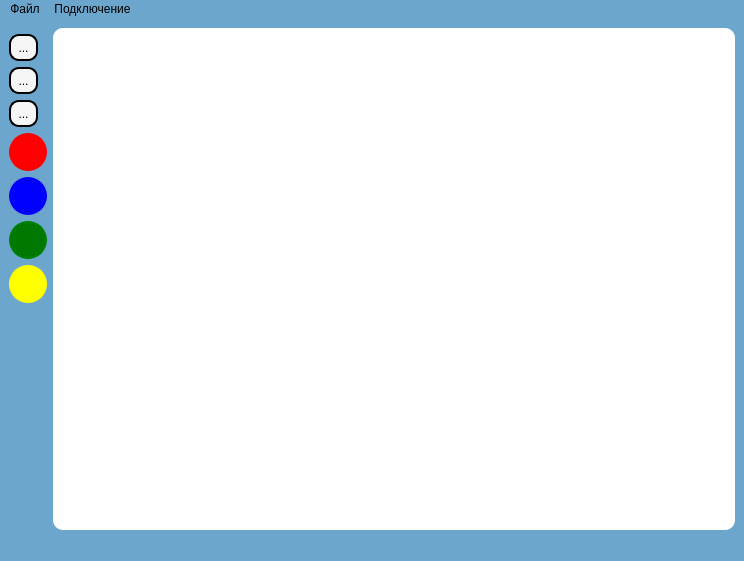
<?xml version="1.0" encoding="UTF-8"?>
<ui version="4.0">
 <class>Main_Window</class>
 <widget class="QMainWindow" name="Main_Window">
  <property name="geometry">
   <rect>
    <x>0</x>
    <y>0</y>
    <width>744</width>
    <height>561</height>
   </rect>
  </property>
  <property name="windowTitle">
   <string>Paint Online</string>
  </property>
  <property name="windowIcon">
   <iconset>
    <normaloff>icon.png</normaloff>icon.png</iconset>
  </property>
  <property name="autoFillBackground">
   <bool>false</bool>
  </property>
  <property name="styleSheet">
   <string notr="true">background-color: rgb(108, 166, 205);</string>
  </property>
  <widget class="QWidget" name="centralwidget">
   <layout class="QGridLayout" name="gridLayout">
    <item row="1" column="9" rowspan="14">
     <widget class="QScrollArea" name="scrollArea">
      <property name="enabled">
       <bool>true</bool>
      </property>
      <property name="autoFillBackground">
       <bool>false</bool>
      </property>
      <property name="styleSheet">
       <string notr="true">background-color: rgb(255, 255, 255);

border-radius: 10px;
padding: 5 5px;</string>
      </property>
      <property name="widgetResizable">
       <bool>true</bool>
      </property>
      <widget class="QWidget" name="scrollAreaWidgetContents">
       <property name="geometry">
        <rect>
         <x>0</x>
         <y>0</y>
         <width>662</width>
         <height>482</height>
        </rect>
       </property>
      </widget>
     </widget>
    </item>
    <item row="2" column="8">
     <widget class="QToolButton" name="button_pencil">
      <property name="palette">
       <palette>
        <active>
         <colorrole role="Button">
          <brush brushstyle="SolidPattern">
           <color alpha="255">
            <red>245</red>
            <green>245</green>
            <blue>245</blue>
           </color>
          </brush>
         </colorrole>
         <colorrole role="Base">
          <brush brushstyle="SolidPattern">
           <color alpha="255">
            <red>245</red>
            <green>245</green>
            <blue>245</blue>
           </color>
          </brush>
         </colorrole>
         <colorrole role="Window">
          <brush brushstyle="SolidPattern">
           <color alpha="255">
            <red>245</red>
            <green>245</green>
            <blue>245</blue>
           </color>
          </brush>
         </colorrole>
        </active>
        <inactive>
         <colorrole role="Button">
          <brush brushstyle="SolidPattern">
           <color alpha="255">
            <red>245</red>
            <green>245</green>
            <blue>245</blue>
           </color>
          </brush>
         </colorrole>
         <colorrole role="Base">
          <brush brushstyle="SolidPattern">
           <color alpha="255">
            <red>245</red>
            <green>245</green>
            <blue>245</blue>
           </color>
          </brush>
         </colorrole>
         <colorrole role="Window">
          <brush brushstyle="SolidPattern">
           <color alpha="255">
            <red>245</red>
            <green>245</green>
            <blue>245</blue>
           </color>
          </brush>
         </colorrole>
        </inactive>
        <disabled>
         <colorrole role="Button">
          <brush brushstyle="SolidPattern">
           <color alpha="255">
            <red>245</red>
            <green>245</green>
            <blue>245</blue>
           </color>
          </brush>
         </colorrole>
         <colorrole role="Base">
          <brush brushstyle="SolidPattern">
           <color alpha="255">
            <red>245</red>
            <green>245</green>
            <blue>245</blue>
           </color>
          </brush>
         </colorrole>
         <colorrole role="Window">
          <brush brushstyle="SolidPattern">
           <color alpha="255">
            <red>245</red>
            <green>245</green>
            <blue>245</blue>
           </color>
          </brush>
         </colorrole>
        </disabled>
       </palette>
      </property>
      <property name="styleSheet">
       <string notr="true">border: 2px solid black;
border-radius: 10px;
padding: 3 3px;
background-color: rgb(245, 245, 245);</string>
      </property>
      <property name="text">
       <string>...</string>
      </property>
      <property name="icon">
       <iconset>
        <normaloff>pencil.png</normaloff>pencil.png</iconset>
      </property>
      <property name="iconSize">
       <size>
        <width>25</width>
        <height>25</height>
       </size>
      </property>
     </widget>
    </item>
    <item row="4" column="8">
     <widget class="QToolButton" name="button_clear">
      <property name="styleSheet">
       <string notr="true">border: 2px solid black;
border-radius: 10px;
padding: 3 3px;
background-color: rgb(245, 245, 245);</string>
      </property>
      <property name="text">
       <string>...</string>
      </property>
      <property name="icon">
       <iconset>
        <normaloff>clear.png</normaloff>clear.png</iconset>
      </property>
      <property name="iconSize">
       <size>
        <width>25</width>
        <height>25</height>
       </size>
      </property>
     </widget>
    </item>
    <item row="10" column="8">
     <spacer name="verticalSpacer">
      <property name="orientation">
       <enum>Qt::Vertical</enum>
      </property>
      <property name="sizeHint" stdset="0">
       <size>
        <width>20</width>
        <height>40</height>
       </size>
      </property>
     </spacer>
    </item>
    <item row="8" column="8">
     <widget class="QToolButton" name="color_yellow">
      <property name="palette">
       <palette>
        <active>
         <colorrole role="Button">
          <brush brushstyle="SolidPattern">
           <color alpha="255">
            <red>255</red>
            <green>255</green>
            <blue>0</blue>
           </color>
          </brush>
         </colorrole>
         <colorrole role="Base">
          <brush brushstyle="SolidPattern">
           <color alpha="255">
            <red>255</red>
            <green>255</green>
            <blue>0</blue>
           </color>
          </brush>
         </colorrole>
         <colorrole role="Window">
          <brush brushstyle="SolidPattern">
           <color alpha="255">
            <red>255</red>
            <green>255</green>
            <blue>0</blue>
           </color>
          </brush>
         </colorrole>
        </active>
        <inactive>
         <colorrole role="Button">
          <brush brushstyle="SolidPattern">
           <color alpha="255">
            <red>255</red>
            <green>255</green>
            <blue>0</blue>
           </color>
          </brush>
         </colorrole>
         <colorrole role="Base">
          <brush brushstyle="SolidPattern">
           <color alpha="255">
            <red>255</red>
            <green>255</green>
            <blue>0</blue>
           </color>
          </brush>
         </colorrole>
         <colorrole role="Window">
          <brush brushstyle="SolidPattern">
           <color alpha="255">
            <red>255</red>
            <green>255</green>
            <blue>0</blue>
           </color>
          </brush>
         </colorrole>
        </inactive>
        <disabled>
         <colorrole role="Button">
          <brush brushstyle="SolidPattern">
           <color alpha="255">
            <red>255</red>
            <green>255</green>
            <blue>0</blue>
           </color>
          </brush>
         </colorrole>
         <colorrole role="Base">
          <brush brushstyle="SolidPattern">
           <color alpha="255">
            <red>255</red>
            <green>255</green>
            <blue>0</blue>
           </color>
          </brush>
         </colorrole>
         <colorrole role="Window">
          <brush brushstyle="SolidPattern">
           <color alpha="255">
            <red>255</red>
            <green>255</green>
            <blue>0</blue>
           </color>
          </brush>
         </colorrole>
        </disabled>
       </palette>
      </property>
      <property name="styleSheet">
       <string notr="true">background-color: rgb(255, 255, 0);
border: 2px solid yellow;
border-radius: 19px;
padding: 3 3px;</string>
      </property>
      <property name="text">
       <string/>
      </property>
      <property name="iconSize">
       <size>
        <width>25</width>
        <height>25</height>
       </size>
      </property>
     </widget>
    </item>
    <item row="3" column="8">
     <widget class="QToolButton" name="button_eraser">
      <property name="styleSheet">
       <string notr="true">border: 2px solid black;
border-radius: 10px;
padding: 3 3px;
background-color: rgb(245, 245, 245);</string>
      </property>
      <property name="text">
       <string>...</string>
      </property>
      <property name="icon">
       <iconset>
        <normaloff>eraser.png</normaloff>eraser.png</iconset>
      </property>
      <property name="iconSize">
       <size>
        <width>25</width>
        <height>25</height>
       </size>
      </property>
     </widget>
    </item>
    <item row="7" column="8">
     <widget class="QToolButton" name="color_green">
      <property name="palette">
       <palette>
        <active>
         <colorrole role="Button">
          <brush brushstyle="SolidPattern">
           <color alpha="255">
            <red>0</red>
            <green>120</green>
            <blue>0</blue>
           </color>
          </brush>
         </colorrole>
         <colorrole role="Base">
          <brush brushstyle="SolidPattern">
           <color alpha="255">
            <red>0</red>
            <green>120</green>
            <blue>0</blue>
           </color>
          </brush>
         </colorrole>
         <colorrole role="Window">
          <brush brushstyle="SolidPattern">
           <color alpha="255">
            <red>0</red>
            <green>120</green>
            <blue>0</blue>
           </color>
          </brush>
         </colorrole>
        </active>
        <inactive>
         <colorrole role="Button">
          <brush brushstyle="SolidPattern">
           <color alpha="255">
            <red>0</red>
            <green>120</green>
            <blue>0</blue>
           </color>
          </brush>
         </colorrole>
         <colorrole role="Base">
          <brush brushstyle="SolidPattern">
           <color alpha="255">
            <red>0</red>
            <green>120</green>
            <blue>0</blue>
           </color>
          </brush>
         </colorrole>
         <colorrole role="Window">
          <brush brushstyle="SolidPattern">
           <color alpha="255">
            <red>0</red>
            <green>120</green>
            <blue>0</blue>
           </color>
          </brush>
         </colorrole>
        </inactive>
        <disabled>
         <colorrole role="Button">
          <brush brushstyle="SolidPattern">
           <color alpha="255">
            <red>0</red>
            <green>120</green>
            <blue>0</blue>
           </color>
          </brush>
         </colorrole>
         <colorrole role="Base">
          <brush brushstyle="SolidPattern">
           <color alpha="255">
            <red>0</red>
            <green>120</green>
            <blue>0</blue>
           </color>
          </brush>
         </colorrole>
         <colorrole role="Window">
          <brush brushstyle="SolidPattern">
           <color alpha="255">
            <red>0</red>
            <green>120</green>
            <blue>0</blue>
           </color>
          </brush>
         </colorrole>
        </disabled>
       </palette>
      </property>
      <property name="styleSheet">
       <string notr="true">background-color: rgb(0, 120, 0);
border: 2px solid green;
border-radius: 19px;
padding: 3 3px;</string>
      </property>
      <property name="text">
       <string/>
      </property>
      <property name="iconSize">
       <size>
        <width>25</width>
        <height>25</height>
       </size>
      </property>
     </widget>
    </item>
    <item row="5" column="8">
     <widget class="QToolButton" name="color_red">
      <property name="palette">
       <palette>
        <active>
         <colorrole role="Button">
          <brush brushstyle="SolidPattern">
           <color alpha="255">
            <red>255</red>
            <green>0</green>
            <blue>0</blue>
           </color>
          </brush>
         </colorrole>
         <colorrole role="Base">
          <brush brushstyle="SolidPattern">
           <color alpha="255">
            <red>255</red>
            <green>0</green>
            <blue>0</blue>
           </color>
          </brush>
         </colorrole>
         <colorrole role="Window">
          <brush brushstyle="SolidPattern">
           <color alpha="255">
            <red>255</red>
            <green>0</green>
            <blue>0</blue>
           </color>
          </brush>
         </colorrole>
        </active>
        <inactive>
         <colorrole role="Button">
          <brush brushstyle="SolidPattern">
           <color alpha="255">
            <red>255</red>
            <green>0</green>
            <blue>0</blue>
           </color>
          </brush>
         </colorrole>
         <colorrole role="Base">
          <brush brushstyle="SolidPattern">
           <color alpha="255">
            <red>255</red>
            <green>0</green>
            <blue>0</blue>
           </color>
          </brush>
         </colorrole>
         <colorrole role="Window">
          <brush brushstyle="SolidPattern">
           <color alpha="255">
            <red>255</red>
            <green>0</green>
            <blue>0</blue>
           </color>
          </brush>
         </colorrole>
        </inactive>
        <disabled>
         <colorrole role="Button">
          <brush brushstyle="SolidPattern">
           <color alpha="255">
            <red>255</red>
            <green>0</green>
            <blue>0</blue>
           </color>
          </brush>
         </colorrole>
         <colorrole role="Base">
          <brush brushstyle="SolidPattern">
           <color alpha="255">
            <red>255</red>
            <green>0</green>
            <blue>0</blue>
           </color>
          </brush>
         </colorrole>
         <colorrole role="Window">
          <brush brushstyle="SolidPattern">
           <color alpha="255">
            <red>255</red>
            <green>0</green>
            <blue>0</blue>
           </color>
          </brush>
         </colorrole>
        </disabled>
       </palette>
      </property>
      <property name="styleSheet">
       <string notr="true">background-color: rgb(255, 0, 0);
border: 2px solid Red;
border-radius: 19px;
padding: 3 3px;</string>
      </property>
      <property name="text">
       <string/>
      </property>
      <property name="iconSize">
       <size>
        <width>25</width>
        <height>25</height>
       </size>
      </property>
     </widget>
    </item>
    <item row="6" column="8">
     <widget class="QToolButton" name="color_blue">
      <property name="palette">
       <palette>
        <active>
         <colorrole role="Button">
          <brush brushstyle="SolidPattern">
           <color alpha="255">
            <red>0</red>
            <green>0</green>
            <blue>255</blue>
           </color>
          </brush>
         </colorrole>
         <colorrole role="Base">
          <brush brushstyle="SolidPattern">
           <color alpha="255">
            <red>0</red>
            <green>0</green>
            <blue>255</blue>
           </color>
          </brush>
         </colorrole>
         <colorrole role="Window">
          <brush brushstyle="SolidPattern">
           <color alpha="255">
            <red>0</red>
            <green>0</green>
            <blue>255</blue>
           </color>
          </brush>
         </colorrole>
        </active>
        <inactive>
         <colorrole role="Button">
          <brush brushstyle="SolidPattern">
           <color alpha="255">
            <red>0</red>
            <green>0</green>
            <blue>255</blue>
           </color>
          </brush>
         </colorrole>
         <colorrole role="Base">
          <brush brushstyle="SolidPattern">
           <color alpha="255">
            <red>0</red>
            <green>0</green>
            <blue>255</blue>
           </color>
          </brush>
         </colorrole>
         <colorrole role="Window">
          <brush brushstyle="SolidPattern">
           <color alpha="255">
            <red>0</red>
            <green>0</green>
            <blue>255</blue>
           </color>
          </brush>
         </colorrole>
        </inactive>
        <disabled>
         <colorrole role="Button">
          <brush brushstyle="SolidPattern">
           <color alpha="255">
            <red>0</red>
            <green>0</green>
            <blue>255</blue>
           </color>
          </brush>
         </colorrole>
         <colorrole role="Base">
          <brush brushstyle="SolidPattern">
           <color alpha="255">
            <red>0</red>
            <green>0</green>
            <blue>255</blue>
           </color>
          </brush>
         </colorrole>
         <colorrole role="Window">
          <brush brushstyle="SolidPattern">
           <color alpha="255">
            <red>0</red>
            <green>0</green>
            <blue>255</blue>
           </color>
          </brush>
         </colorrole>
        </disabled>
       </palette>
      </property>
      <property name="styleSheet">
       <string notr="true">background-color: rgb(0, 0, 255);
border: 2px solid Blue;

border-radius: 19px;
padding: 3 3px;</string>
      </property>
      <property name="text">
       <string/>
      </property>
      <property name="iconSize">
       <size>
        <width>25</width>
        <height>25</height>
       </size>
      </property>
     </widget>
    </item>
    <item row="14" column="8">
     <spacer name="verticalSpacer_2">
      <property name="orientation">
       <enum>Qt::Vertical</enum>
      </property>
      <property name="sizeHint" stdset="0">
       <size>
        <width>20</width>
        <height>40</height>
       </size>
      </property>
     </spacer>
    </item>
   </layout>
  </widget>
  <widget class="QStatusBar" name="statusbar"/>
  <widget class="QMenuBar" name="menubar">
   <property name="geometry">
    <rect>
     <x>0</x>
     <y>0</y>
     <width>744</width>
     <height>24</height>
    </rect>
   </property>
   <property name="palette">
    <palette>
     <active>
      <colorrole role="Button">
       <brush brushstyle="SolidPattern">
        <color alpha="255">
         <red>108</red>
         <green>166</green>
         <blue>205</blue>
        </color>
       </brush>
      </colorrole>
      <colorrole role="Base">
       <brush brushstyle="SolidPattern">
        <color alpha="255">
         <red>108</red>
         <green>166</green>
         <blue>205</blue>
        </color>
       </brush>
      </colorrole>
      <colorrole role="Window">
       <brush brushstyle="SolidPattern">
        <color alpha="255">
         <red>108</red>
         <green>166</green>
         <blue>205</blue>
        </color>
       </brush>
      </colorrole>
     </active>
     <inactive>
      <colorrole role="Button">
       <brush brushstyle="SolidPattern">
        <color alpha="255">
         <red>108</red>
         <green>166</green>
         <blue>205</blue>
        </color>
       </brush>
      </colorrole>
      <colorrole role="Base">
       <brush brushstyle="SolidPattern">
        <color alpha="255">
         <red>108</red>
         <green>166</green>
         <blue>205</blue>
        </color>
       </brush>
      </colorrole>
      <colorrole role="Window">
       <brush brushstyle="SolidPattern">
        <color alpha="255">
         <red>108</red>
         <green>166</green>
         <blue>205</blue>
        </color>
       </brush>
      </colorrole>
     </inactive>
     <disabled>
      <colorrole role="Button">
       <brush brushstyle="SolidPattern">
        <color alpha="255">
         <red>108</red>
         <green>166</green>
         <blue>205</blue>
        </color>
       </brush>
      </colorrole>
      <colorrole role="Base">
       <brush brushstyle="SolidPattern">
        <color alpha="255">
         <red>108</red>
         <green>166</green>
         <blue>205</blue>
        </color>
       </brush>
      </colorrole>
      <colorrole role="Window">
       <brush brushstyle="SolidPattern">
        <color alpha="255">
         <red>108</red>
         <green>166</green>
         <blue>205</blue>
        </color>
       </brush>
      </colorrole>
     </disabled>
    </palette>
   </property>
   <property name="Palette_1" stdset="0">
    <palette>
     <active/>
     <inactive/>
     <disabled/>
    </palette>
   </property>
   <widget class="QMenu" name="menu">
    <property name="title">
     <string>Файл</string>
    </property>
    <addaction name="action_export"/>
   </widget>
   <widget class="QMenu" name="menu_2">
    <property name="title">
     <string>Подключение</string>
    </property>
    <addaction name="action_connect"/>
    <addaction name="action_disconnect"/>
   </widget>
   <addaction name="menu"/>
   <addaction name="menu_2"/>
  </widget>
  <action name="action_import">
   <property name="checkable">
    <bool>false</bool>
   </property>
   <property name="text">
    <string>Импорт фото</string>
   </property>
  </action>
  <action name="action_export">
   <property name="text">
    <string>Экспорт фото</string>
   </property>
  </action>
  <action name="action_connect">
   <property name="text">
    <string>Подключить</string>
   </property>
  </action>
  <action name="action_disconnect">
   <property name="text">
    <string>Отключить</string>
   </property>
  </action>
 </widget>
 <resources/>
 <connections/>
</ui>
